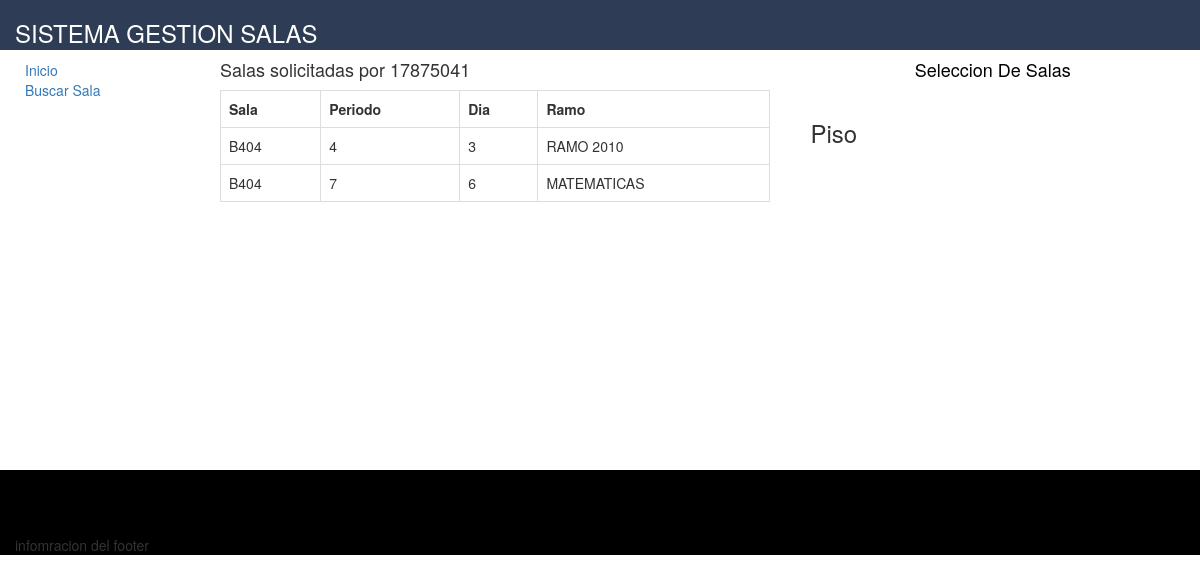
/inicioprofe.php (signed in), run on an earlier commit of the app's database.
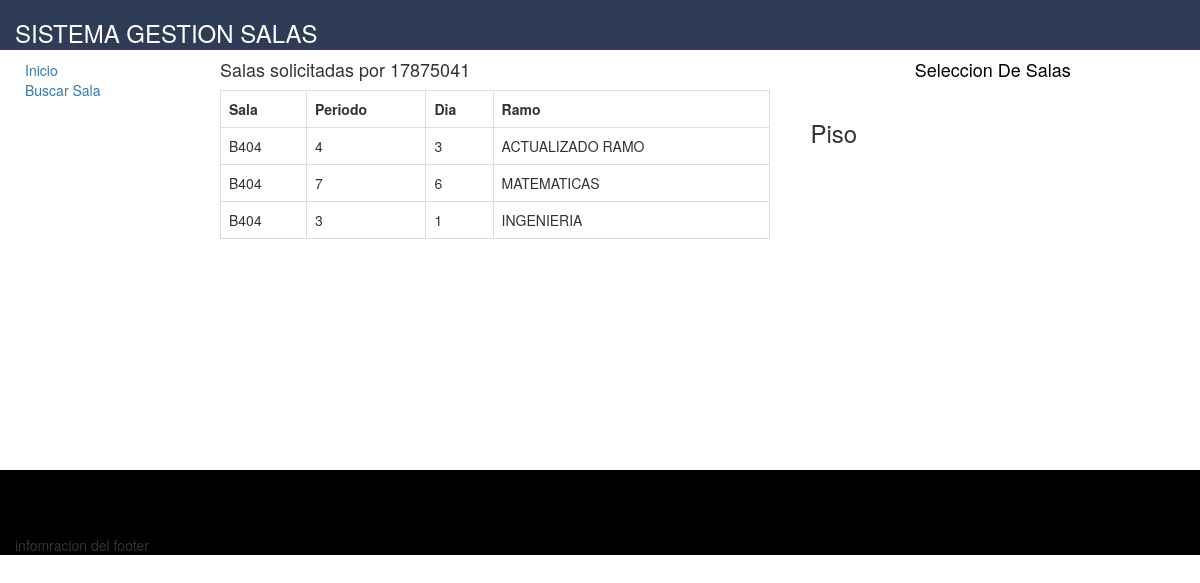
And on a later commit of the database.
### tables this page shows
CREATE TABLE `solicitud` (
  `CODSOL` int(20) NOT NULL,
  `DIA` varchar(20) NOT NULL,
  `RAMO` varchar(40) NOT NULL,
  `PERIODO` int(20) NOT NULL,
  `SEMESTRE` varchar(20) NOT NULL,
  `RUT` char(9) NOT NULL,
  `CODSALA` varchar(6) NOT NULL
);

### inicioprofe.php (the view, shortened to what this page needs)
 <?php
      $piso = $_REQUEST['piso'];
     $nombre= $_SESSION['usuario'];
  ?>
 <!DOCTYPE html>
 <html>
 <head>
<link rel="stylesheet" type="text/css" href="css/bootstrap.css">
 </head>
 <body>
<div class="col-md-12 " style="background:#2E3D55;  height:50px; ">
   <div class="left" ><font color="white"><h3>SISTEMA GESTION SALAS</h3></font>
   </div>
 <a href="Loginsession/cerrar_session.php" class="pull-right">Salir</a>
</div>
<div class="row">
    <div class="col-md-3 col-lg-2 vcenter">
        <div style="height:30em;border:10px solid #FFF">
<div class="btn-group-vertical " style="border:0px solid #fff" >
<div class="container" style="width: 200px" >
   <ul class="nav nav-pills nav-stacked" role="tablist">
    <a style='cursor: pointer;'>Inicio</a><br>
   <a type="button" data-toggle="modal"
   data-target="#exampleModal" data-whatever="@getbootstrap" style='cursor: pointer;'>
     Buscar Sala
   </a>
  </ul>
</div>
</div>
  </div>
     </div>
<div class="col-md-12   col-lg-10" style="background:#fff;">
 <div class="col-md-7  vcenter" style="background:   #fff ;  ">
                <h4 ">Salas solicitadas por <?php echo $nombre; ?></h4>
                <?php
          require "conec.php";
          $conn->setAttribute(PDO::ATTR_ERRMODE, PDO::ERRMODE_EXCEPTION);
       $sql = $conn->prepare(" SELECT *
 FROM SOLICITUD SOL
   WHERE RUT='$nombre'");
      $sql->execute();
    $resul = $sql->fetchAll();
    $var2= count ($resul);
 ?>
            <table class="table table-bordered  pull-right" style='border:1px '>
                <th>Sala</th>
                <th>Periodo</th>
                      <th>Dia</th>
                      <th>Ramo</th>
                      <?php
 for ($i=0; $i <$var2; $i++) {
                      echo "
<tr>
    <td> ".$resul[$i]['CODSALA']."</td>
    <td>".$resul[$i]['PERIODO']."</td>
    <td>".$resul[$i]['DIA']."</td>
 <td>".$resul[$i]['RAMO']."</td>
 </tr>
                      ";} ?>
            </table>
          </div>
<font color="black"><h4 class="text-center" >Seleccion De Salas</h4></font>
    <div class="col-md-5  vcenter" style="background: # ;">
        <div style="height:20em;border:10px solid #fff">
 <h3>Piso <?php echo $piso; ?></h3>
</div>
     </div>
          </div>
</div>
 </body>
<footer>
 <div class="container-fluid">
         <div class="row">
<div class="col-md-12 " ;" style="background:#000000;">
<div style="width: 100%; height:65px ;"></div>infomracion del footer
</div>
</div>
</div>
 </footer>
 </html>

What changed in the data, as far as the page shows it:
changed solicitud: RAMO "RAMO 2010" → "ACTUALIZADO RAMO"
added solicitud: CODSALA "B404", PERIODO "3", DIA "1", RAMO "INGENIERIA"
